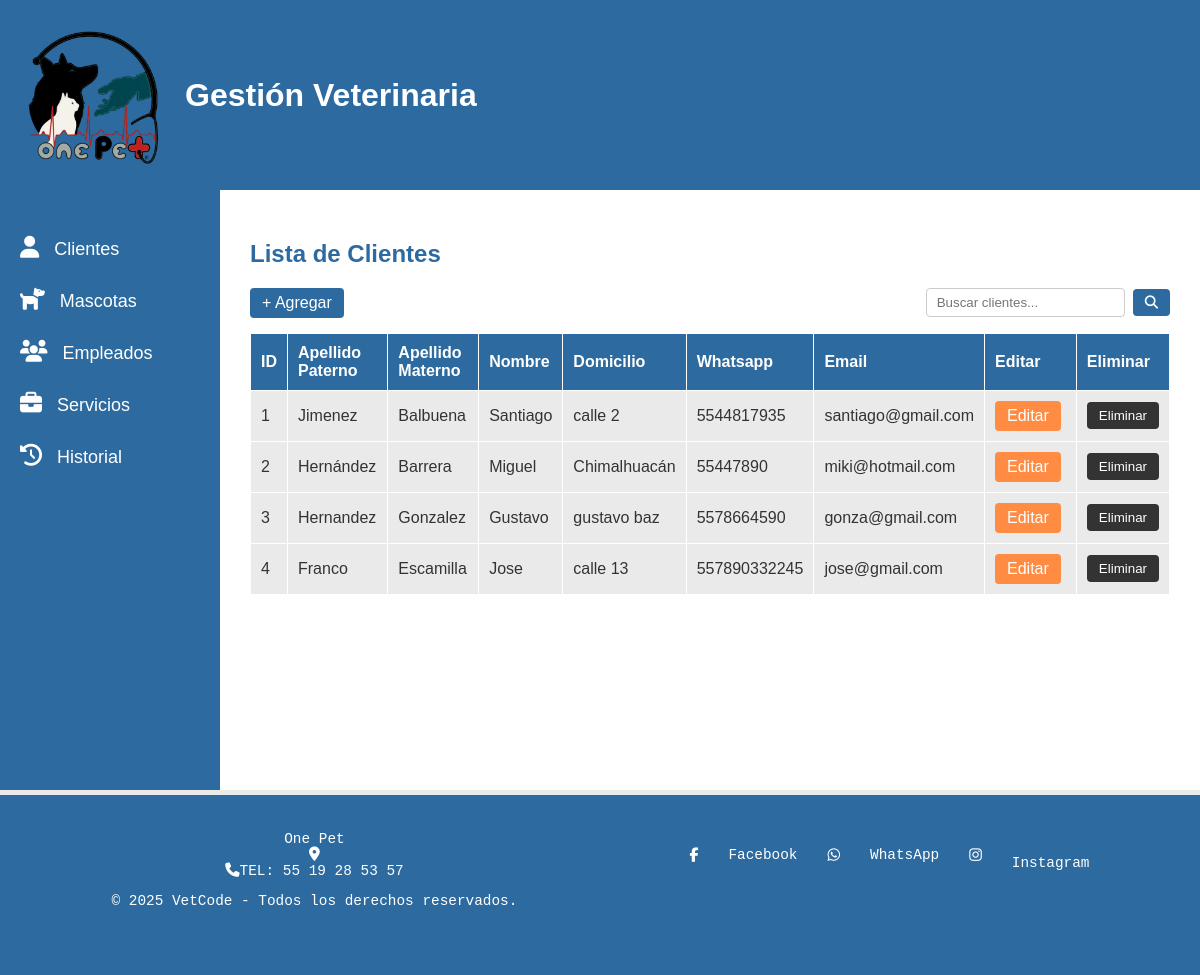
Page /Modelo/clientes.php on the committed database.
### tables this page shows
CREATE TABLE `clientes` (
  `id` int(11) NOT NULL,
  `apellido_paterno` varchar(100) NOT NULL,
  `apellido_materno` varchar(100) NOT NULL,
  `nombre` varchar(100) NOT NULL,
  `domicilio` varchar(255) DEFAULT NULL,
  `whatsapp` varchar(20) DEFAULT NULL,
  `email` varchar(100) NOT NULL
);

### Modelo/clientes.php (the view, shortened to what this page needs)
<?php
include "conexion.php";
$busqueda = isset($_GET['buscar']) ? $con->real_escape_string($_GET['buscar']) : '';
$sql = "SELECT * FROM clientes";
$sql .= " ORDER BY id ASC";
$result = $con->query($sql);
?>
<!DOCTYPE html>
<html lang="es">
<head>
    <link rel="stylesheet" href="../Vista/Css/estilos.css">
    <link rel="stylesheet" href="https://cdn.jsdelivr.net/npm/remixicon@2.5.0/fonts/remixicon.css">
</head>
<body>
    <header>
        <div class="logo">
            <img src="../Vista/imagenes/one pet3.png" alt="Logo VetCode" class="logo-img">
            <h1>Gestión Veterinaria</h1>
        </div>
    </header>
    <div class="contenedor-principal">
        <aside class="menu-lateral">
            <ul>
                <li><a href="#"><i class="fa-solid fa-user"></i> Clientes</a></li>
                <li><a href="../Vista/mascotas.php"><i class="fa-solid fa-dog"></i> Mascotas</a></li>
                <li><a href="../Vista/empleados.php"><i class="fa-solid fa-users"></i> Empleados</a></li>
                <li><a href="../Vista/servicios.php"><i class="fa-solid fa-briefcase"></i> Servicios</a></li>
                <li><a href="#"><i class="fa-solid fa-clock-rotate-left"></i> Historial</a></li>
            </ul>
        </aside>
        <main>
            <h2>Lista de Clientes</h2>
            <div style="display:flex; align-items:center; justify-content:space-between; margin-bottom:15px;">
                <a href="../Controlador/clientes_controller.php" class="Agregar" style="text-decoration:none;">+ Agregar</a>
                <form action="clientes.php" method="GET" style="display:flex; align-items:center; gap:8px;">
                    <input type="text" name="buscar" placeholder="Buscar clientes..." style="padding:6px 10px; border:1px solid #ccc; border-radius:4px;" value="<?php echo htmlspecialchars($busqueda); ?>">
                    <button type="submit" class="Agregar"><i class="fa fa-search"></i></button>
                </form>
            </div>
            <table>
                <thead>
                    <tr>
                        <th>ID</th>
                        <th>Apellido Paterno</th>
                        <th>Apellido Materno</th>
                        <th>Nombre</th>
                        <th>Domicilio</th>
                        <th>Whatsapp</th>
                        <th>Email</th>
                        <th>Editar</th>
                        <th>Eliminar</th>
                    </tr>
                </thead>
                <tbody>
                    <?php
                    if ($result->num_rows > 0) {
                        while ($row = $result->fetch_assoc()) {
                            echo "<tr>";
                            echo "<td>".$row['id']."</td>";
                            echo "<td>".htmlspecialchars($row['apellido_paterno'])."</td>";
                            echo "<td>".htmlspecialchars($row['apellido_materno'])."</td>";
                            echo "<td>".htmlspecialchars($row['nombre'])."</td>";
                            echo "<td>".htmlspecialchars($row['domicilio'])."</td>";
                            echo "<td>".htmlspecialchars($row['whatsapp'])."</td>";
                            echo "<td>".htmlspecialchars($row['email'])."</td>";
                            echo "<td><a href='../Controlador/clientes_controller.php?action=edit&id=".$row['id']."' class='edit-btn'>Editar</a></td>";
                            echo "<td>
                                    <form action='clientes.php' method='POST' onsubmit='return confirm(\"¿Eliminar cliente?\");' style='display:inline;'>
                                        <input type='hidden' name='delete' value='true'>
                                        <input type='hidden' name='id' value='".$row['id']."'>
                                        <button type='submit' class='delete-btn'>Eliminar</button>
                                    </form>
                                  </td>";
                            echo "</tr>";
                        }
                    } else {
                        echo "<tr><td colspan='9'>No se encontraron clientes.</td></tr>";
                    }
                    ?>
                </tbody>
            </table>
        </main>
    </div>
    <footer class="PiePagina">
        <table>
            <tr>
                <td>
                    One Pet<br>
                    <i class="fa-solid fa-location-dot"></i><br>
                    <i class="fa-solid fa-phone"></i>TEL: 55 19 28 53 57<br>
                    <p>&copy; 2025 VetCode - Todos los derechos reservados.</p>
                </td>
                <td>
                    <i class="fa-brands fa-facebook-f"></i><br>Facebook<br><br>
                    <i class="fa-brands fa-whatsapp"></i><br>WhatsApp<br><br>
                    <i class="fa-brands fa-instagram"></i><br>Instagram<br>
                </td>
            </tr>
        </table>
    </footer>
</body>
</html>

### Vista/Css/estilos.css (style rules this page uses)
body { background-color: #EAEAEA; font-family: Arial, sans-serif; color: #333333; margin: 0; padding: 0; }
header { background-color: #2D6A9F; padding: 20px; color: #FFFFFF; }
.logo { display: flex; align-items: center; }
img.logo-img { width: 150px; height: 150px; margin-right: 15px; }
.contenedor-principal { display: flex; min-height: calc(100vh - 200px); }
.menu-lateral { background-color: #2D6A9F; width: 220px; padding-top: 30px; flex-shrink: 0; }
.menu-lateral ul { list-style: none; padding-left: 20px; }
.menu-lateral li { display: flex; align-items: center; color: #FFFFFF; margin-bottom: 28px; font-size: 18px; cursor: pointer; }
.menu-lateral i { font-size: 22px; margin-right: 10px; }
.menu-lateral a, .menu-lateral a:link, .menu-lateral a:visited, .menu-lateral a:active { text-decoration: none !important; color: inherit; }
main { padding: 30px; background-color: #FFFFFF; flex: 1; overflow-x: hidden; }
h2 { color: #2D6A9F; }
table { width: 100%; border-collapse: collapse; background-color: #EAEAEA; min-width: 700px; }
th, td { padding: 10px; border: 1px solid #FFFFFF; text-align: left; vertical-align: middle; }
th { background-color: #2D6A9F; color: #FFFFFF; }
.edit-btn { background-color: #ff8c42; color: #FFFFFF; border: none; padding: 6px 12px; border-radius: 4px; cursor: pointer; margin-right: 5px; display: inline-block; text-decoration: none; text-align: center; }
.delete-btn { background-color: #333333; color: #FFFFFF; border: none; padding: 6px 12px; border-radius: 4px; cursor: pointer; display: inline-block; text-decoration: none; text-align: center; }
.Agregar { background-color: #2D6A9F; color: #FFFFFF; border: none; padding: 6px 12px; border-radius: 4px; cursor: pointer; text-decoration: none; display: inline-block; }
.PiePagina table { width: 100%; margin-top: 5px; background-color: #2D6A9F; color: #FFFFFF; text-align: center; padding: 2%; font-family: 'Courier New', Courier, monospace; font-size: 1.2vw; height: 180px; min-width: unset; border-collapse: separate; }
.PiePagina td { border: none; padding: 10px; vertical-align: top; }
.PiePagina td:first-child { text-align: center; }
.PiePagina td:last-child { display: flex; flex-direction: row; justify-content: center; align-items: center; gap: 30px; }

### rows in the picture
clientes: id "1", apellido_paterno "Jimenez", apellido_materno "Balbuena", nombre "Santiago", domicilio "calle 2", whatsapp "5544817935", email "santiago@gmail.com"
clientes: id "2", apellido_paterno "Hernández", apellido_materno "Barrera", nombre "Miguel", domicilio "Chimalhuacán", whatsapp "55447890", email "miki@hotmail.com"
clientes: id "3", apellido_paterno "Hernandez", apellido_materno "Gonzalez", nombre "Gustavo", domicilio "gustavo baz", whatsapp "5578664590", email "gonza@gmail.com"
clientes: id "4", apellido_paterno "Franco", apellido_materno "Escamilla", nombre "Jose", domicilio "calle 13", whatsapp "557890332245", email "jose@gmail.com"
